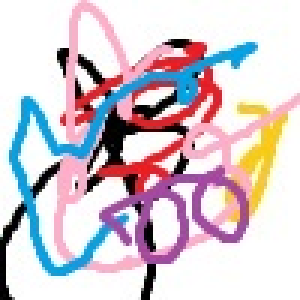
#> input picture aiueo.jpg, 100 x 100 px (shown 3 times larger)
$ python imageScrambler.py aiueo.jpg
#> lines starting #> are read from the running program, lines starting #| are printed output that depends on the picture
# -*- encoding: utf-8 -*-
from PIL import Image
import uuid
import random

class scrambler():

    MAX_RGB = 256
    MIN_RGB = 0

    def imageScram(self, im, key):
        RGBim = im.convert("RGB")
        imSize = RGBim.size
        intKey = int(key, 16)
        keyDigitList = self.__intToList(intKey)

        for x in range(imSize[0]):
            for y in range(imSize[1]):
                rDiff, gDiff, bDiff = self.__getRGBDiffs(intKey, keyDigitList, x, y)
                r,g,b = RGBim.getpixel((x, y))
                intKey = intKey + x + y

                r = self.__RGBRangeConstMax(r + rDiff)
                g = self.__RGBRangeConstMax(g + gDiff)
                b = self.__RGBRangeConstMax(b + bDiff)

                im.putpixel((x, y), (r, g, b, 0))

        print("finish.")
        return im

    def unImageScram(self, im, key):
        RGBim = im.convert("RGB")
        imSize = RGBim.size
        intKey = int(key, 16)
        keyDigitList = self.__intToList(intKey)

        for x in range(imSize[0]):
            for y in range(imSize[1]):
                rDiff, gDiff, bDiff = self.__getRGBDiffs(intKey, keyDigitList, x, y)
                r,g,b = RGBim.getpixel((x, y))
                intKey = intKey + x + y

                r = self.__RGBRangeConstMin(r - rDiff)
                g = self.__RGBRangeConstMin(g - gDiff)
                b = self.__RGBRangeConstMin(b - bDiff)

                im.putpixel((x, y), (r, g, b, 0))

        print("finish")
        return im

    def __getRGBDiffs(self, intKey, keyDigitList, x, y):
        seedFunc = lambda a, b, c, d: intKey + ((keyDigitList[(a + b + c * d) % (len(keyDigitList) - 1)]) % (a + b + c * d + 1) - (keyDigitList[(a * b + c + d) % (len(keyDigitList) - 1)]) % (a * b + c + d + 1))
        rDiff = self.__getRGBDiff(seedFunc(x, y, x, x))
        gDiff = self.__getRGBDiff(seedFunc(x, x, y, y))
        bDiff = self.__getRGBDiff(seedFunc(x, x, y, x))
        return rDiff, gDiff, bDiff

    def __intToList(self, Num):
        List = []
        while Num != 0:
            List.append(Num % 10)
            Num /= 10

        return List

    def __getRGBDiff(self, seedNum):
        random.seed(seedNum)
        return random.randint(0, self.MAX_RGB)

    def __RGBRangeConstMax(self, num):
        if num >= self.MAX_RGB:
            return num - self.MAX_RGB
        else :
            return num

    def __RGBRangeConstMin(self, num):
        if num < self.MIN_RGB:
            return num + self.MAX_RGB
        else :
            return num

if __name__ == "__main__":
    import sys

    args = sys.argv
    scram = scrambler()

    im = Image.open(args[1])
#> im is the input picture: PIL image 100x100 RGB; mean R, G, B 213.1, 201, 207.9

    print("Scramble  : 1")
    print("unScranble: 2")
    choice = int(input("> "))
#> the answer given: 1

    if choice == 1:
        key = uuid.uuid4().hex
        im = scram.imageScram(im, key)
#> after the loop in imageScram, `for x in range(imSize[0]):`:
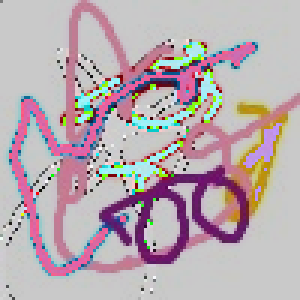
#> im: PIL image 100x100 RGB (shown 3 times larger); mean R, G, B 185.5, 170.6, 176.5
        print("key: " + key)
        im.save(args[1] + "_Scram.png")
    elif choice == 2:
        print("pls give me uuid")
        key = input("> ")
        im = scram.unImageScram(im, key)
        im.save(args[1] + "_unScram.png")
    else :
        print("The choice you entered is not correct")
